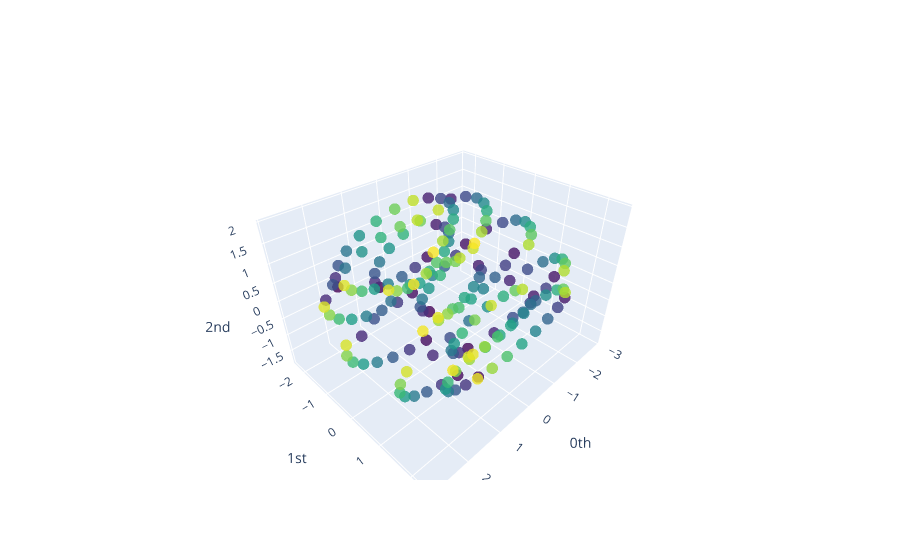

Notebook source saved alongside this figure:
### Code cell
pca = PCA(n_components=3)
y_nonperiodic_embedded_pca = pca.fit_transform(y_nonperiodic_embedded)
plot_point_cloud(y_nonperiodic_embedded_pca)

### Figure 1 — Plotly figure (JSON) as saved in the notebook; plotly's stock layout.template omitted (floating-point values rounded to 4 significant figures; data arrays with more than 128 entries replaced by an {"elided": "..."} marker saying what was removed)
{"data": [{"marker": {"color": {"elided": "186 int values"}, "colorscale": [[0, "#440154"], [0.1111, "#482878"], [0.2222, "#3e4989"], [0.3333, "#31688e"], [0.4444, "#26828e"], [0.5556, "#1f9e89"], [0.6667, "#35b779"], [0.7778, "#6ece58"], [0.8889, "#b5de2b"], [1, "#fde725"]], "opacity": 0.8, "size": 4}, "mode": "markers", "type": "scatter3d", "x": {"elided": "186 float values"}, "y": {"elided": "186 float values"}, "z": {"elided": "186 float values"}}], "layout": {"scene": {"xaxis": {"exponentformat": "e", "showexponent": "all", "title": {"text": "0th"}, "type": "linear"}, "yaxis": {"exponentformat": "e", "showexponent": "all", "title": {"text": "1st"}, "type": "linear"}, "zaxis": {"exponentformat": "e", "showexponent": "all", "title": {"text": "2nd"}, "type": "linear"}}}}
